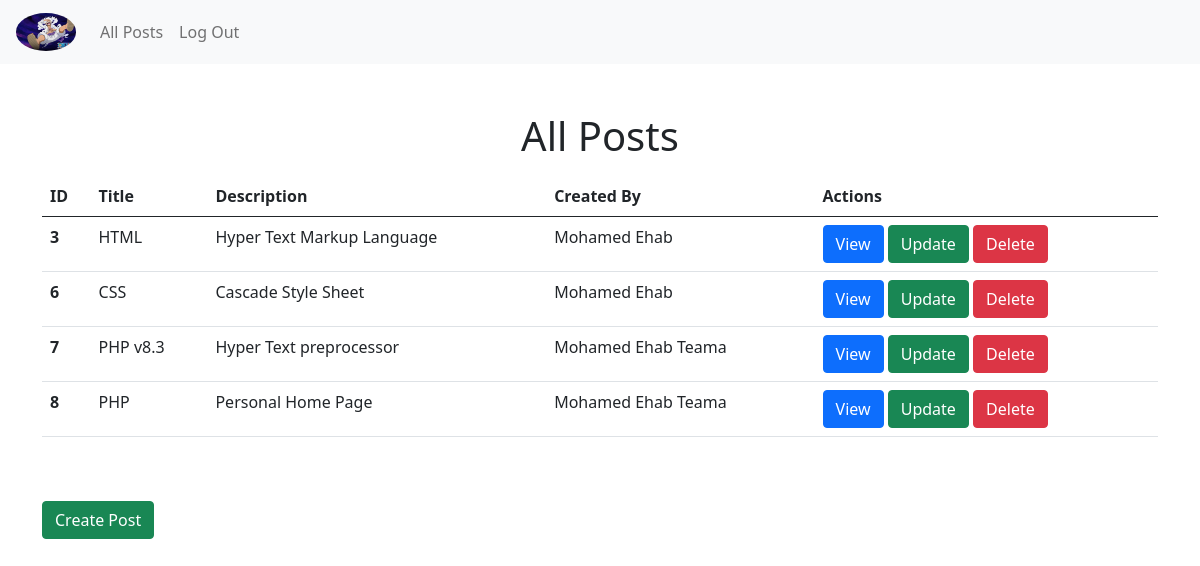
/index.php (signed in), run on the app's committed database.
### tables this page shows
CREATE TABLE `posts` (
  `post_id` int(11) NOT NULL,
  `title` varchar(80) NOT NULL,
  `description` varchar(250) NOT NULL,
  `post_created_by` int(11) NOT NULL
);

CREATE TABLE `users` (
  `id` int(10) NOT NULL,
  `name` varchar(50) NOT NULL,
  `email` varchar(80) NOT NULL,
  `password` varchar(100) NOT NULL
);

### index.php (the view, shortened to what this page needs)
<?php
require_once './connection.php';
?>
<!doctype html>
<html lang="en">
<head>
    <link href="https://cdn.jsdelivr.net/npm/bootstrap@5.0.2/dist/css/bootstrap.min.css" rel="stylesheet">
</head>
<body>
    <nav class="navbar navbar-expand-lg navbar-light bg-light">
        <a class="navbar-brand ms-3"  >
            <img src="./Luffy Gear 5 .jpeg" class="rounded-circle" alt="LOGO" width="60px">
        </a>
        <div class="collapse navbar-collapse" id="navbarSupportedContent">
            <ul class="navbar-nav mr-auto">
                <li class="nav-item active">
                    <a class="nav-link" href="./index.php"> All Posts </a>
                </li>
                <li class="nav-item active">
                    <a class="nav-link" href="./logout.php"> Log Out </a>
                </li>
            </ul>
        </div>
    </nav>
    <?php
    $sql = " SELECT * FROM posts INNER JOIN users on users.id = posts.post_created_by";
    $result = mysqli_query($connection, $sql);
    ?>
    <div class="container mt-5">
        <h1 class="mt-3 mb-3 text-center"> All Posts </h1>
        <table class="table">
            <thead>
                <tr>
                    <th scope="col"> ID </th>
                    <th scope="col"> Title </th>
                    <th scope="col"> Description </th>
                    <th scope="col"> Created By </th>
                    <th scope="col"> Actions </th>
                </tr>
            </thead>
            <tbody>
                <?php
                if (mysqli_num_rows($result) > 0):
                    while ($row = mysqli_fetch_assoc($result)):
                ?>
                        <tr>
                            <th scope="row">
                                <?php echo $row['post_id']; ?>
                            </th>
                            <td>
                                <?php echo $row['title']; ?>
                            </td>
                            <td>
                                <?php echo $row['description']; ?>
                            </td>
                            <td>
                                <?php echo $row['name']; ?>
                            </td>
                            <td>
                                <a href="view.php?id=<?php echo $row['post_id']; ?>" type="button" class="btn btn-primary"> View </a>
                                <a href="update.php?id=<?php echo $row['post_id']; ?>" type="button" class="btn btn-success"> Update </a>
                                <a href="delete.php?id=<?php echo $row['post_id']; ?>" type="button" class="btn btn-danger"> Delete </a>
                            </td>
                        </tr>
                <?php
                    endwhile;
                endif;
                ?>
            </tbody>
        </table>
        <a href="create.php" type="button" class="btn btn-success mt-5"> Create Post </a>
    </div>
</body>
</html>

### data on the page
posts: post_id "3", title "HTML", description "Hyper Text Markup Language", post_created_by.name "Mohamed Ehab"
posts: post_id "6", title "CSS", description "Cascade Style Sheet", post_created_by.name "Mohamed Ehab"
posts: post_id "7", title "PHP v8.3", description "Hyper Text preprocessor", post_created_by.name "Mohamed Ehab Teama"
posts: post_id "8", title "PHP", description "Personal Home Page", post_created_by.name "Mohamed Ehab Teama"
